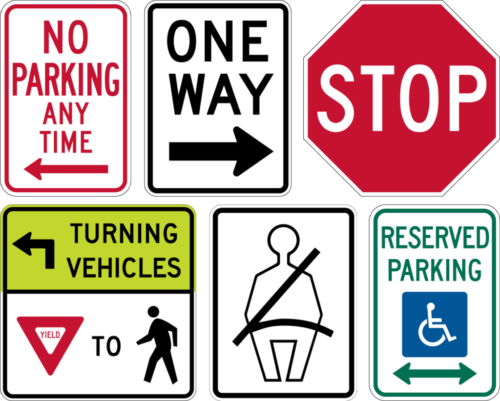
#> input picture english_signs.png, 500 x 401 px
$ python calamari.py
#> lines starting #> are read from the running program, lines starting #| are printed output that depends on the picture
from calamari_ocr.ocr.predictor import Predictor
from calamari_ocr.ocr import MultiModel
import numpy as np
from PIL import Image
import re

# Function to filter out text with numbers
def filter_text(ocr_results):
    filtered_text = []
    for result in ocr_results:
        for prediction in result.outputs:
            text = prediction.sentence
            # Check if the text contains any numbers
            if not any(char.isdigit() for char in text):
                filtered_text.append(text)
    return filtered_text

# Load your document (image)
image_path = "english_signs.png"  # Replace with your file path
image = Image.open(image_path).convert('L')  # Convert to grayscale
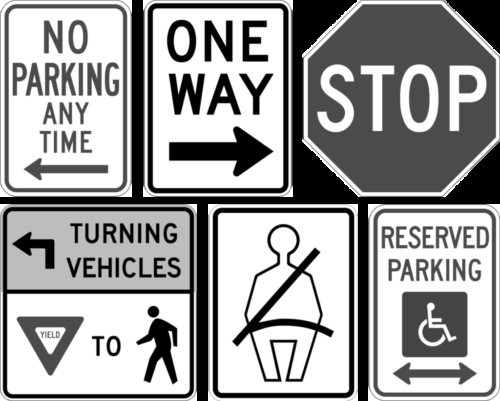
#> image: PIL image 500x401 L; min 0, max 255, mean 157.6

# Convert image to numpy array
image_array = np.array(image)

# Load the pre-trained model
model_path = '/Users/sumay.kalra/Downloads/calamari_models-2.0/uw3-modern-english'  # Replace with your downloaded model path
#> (the run stopped early here; a loop or call above may not have finished)
